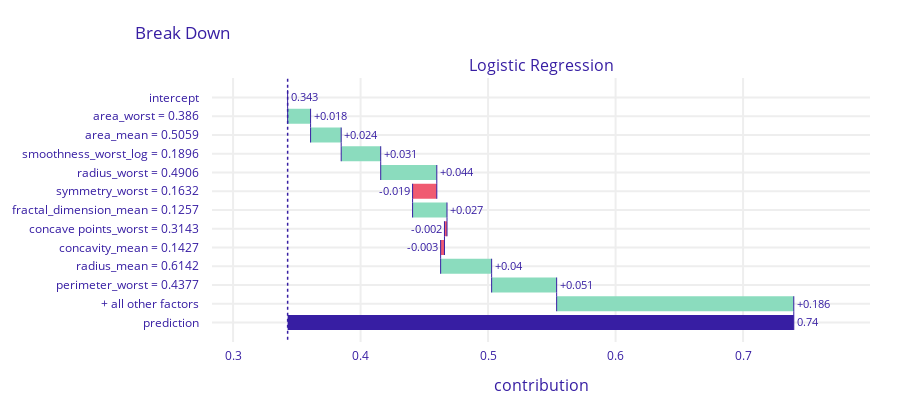

The cell this chart's notebook holds for it:
### Code cell
dx_lr_explainer.predict_parts(misclassified.iloc[0]).plot()

### Figure 1 — Plotly figure (JSON) as saved in the notebook; plotly's stock layout.template omitted (floating-point values rounded to 4 significant figures)
{"data": [{"base": 0.3428, "connector": {"line": {"color": "#371ea3", "dash": "solid", "width": 1}, "mode": "spanning"}, "decreasing": {"marker": {"color": "#f05a71"}}, "hoverinfo": "text+delta", "hoverlabel": {"bgcolor": "rgba(0,0,0,0.8)"}, "hovertext": ["Average response: 0.343<br>Prediction: 0.74", "area_worst = 0.386<br>increases average response by", "area_mean = 0.5059<br>increases average response by", "smoothness_worst_log = 0.1896<br>increases average response by", "radius_worst = 0.4906<br>increases average response by", "symmetry_worst = 0.1632<br>decreases average response by", "fractal_dimension_mean = 0.1257<br>increases average response by", "concave points_worst = 0.3143<br>decreases average response by", "concavity_mean = 0.1427<br>decreases average response by", "radius_mean = 0.6142<br>increases average response by", "perimeter_worst = 0.4377<br>increases average response by", "+ all other factors<br>increases average response by", "Average response: 0.343<br>Prediction: 0.74"], "increasing": {"marker": {"color": "#8bdcbe"}}, "measure": ["relative", "relative", "relative", "relative", "relative", "relative", "relative", "relative", "relative", "relative", "relative", "relative", "total"], "orientation": "h", "showlegend": false, "text": ["0.343", "+0.018", "+0.024", "+0.031", "+0.044", "-0.019", "+0.027", "-0.002", "-0.003", "+0.04", "+0.051", "+0.186", "0.74"], "textposition": "outside", "totals": {"marker": {"color": "#371ea3"}}, "x": [0.0, 0.018, 0.024, 0.031, 0.044, -0.019, 0.027, -0.002, -0.003, 0.04, 0.051, 0.186, 0.397], "y": ["intercept", "area_worst = 0.386", "area_mean = 0.5059", "smoothness_worst_log = 0.1896", "radius_worst = 0.4906", "symmetry_worst = 0.1632", "fractal_dimension_mean = 0.1257", "concave points_worst = 0.3143", "concavity_mean = 0.1427", "radius_mean = 0.6142", "perimeter_worst = 0.4377", "+ all other factors", "prediction"], "type": "waterfall", "xaxis": "x", "yaxis": "y"}], "layout": {"xaxis": {"anchor": "y", "domain": [0.0, 1.0], "type": "linear", "gridwidth": 2, "zeroline": false, "automargin": true, "ticks": "outside", "tickcolor": "white", "ticklen": 3, "fixedrange": true, "range": [0.2835, 0.7995]}, "yaxis": {"anchor": "x", "domain": [0.0, 1.0], "type": "category", "autorange": "reversed", "gridwidth": 2, "automargin": true, "ticks": "outside", "tickcolor": "white", "ticklen": 10, "fixedrange": true}, "annotations": [{"font": {"size": 16}, "showarrow": false, "text": "Logistic Regression", "x": 0.5, "xanchor": "center", "xref": "paper", "y": 1.0, "yanchor": "bottom", "yref": "paper"}, {"font": {"size": 16}, "showarrow": false, "text": "contribution", "x": 0.5, "xanchor": "center", "xref": "paper", "y": 0, "yanchor": "top", "yref": "paper", "yshift": -30}], "shapes": [{"line": {"color": "#371ea3", "dash": "dot", "width": 1.5}, "type": "line", "x0": 0.3428, "x1": 0.3428, "xref": "x", "y0": -1, "y1": 13, "yref": "y"}], "title": {"text": "Break Down", "x": 0.15}, "font": {"color": "#371ea3"}, "margin": {"t": 78, "b": 71, "r": 30}, "height": 413.0}}
